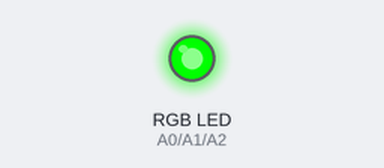
The sketch below on a simulated Arduino Uno, built with avr-gcc and run on an emulated ATmega328P. Parts: an RGB LED mixed from three pins (HIGH = lit). What the sketch prints to the serial monitor is not drawn.

Above: at 0.1 s.
Timing chart, 0 to 1.6 s (numbered marks = the images above):
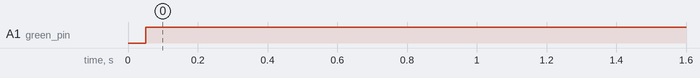

Measured:
- by itself, A1 (green_pin): LOW → HIGH at 0.05 s

The sketch:

testLed.ino
```cpp
#define red_pin A0
#define green_pin A1
#define blue_pin A2
/*
int red_value = 0;
int green_value = 0;
int blue_value = 0;
*/
void setup() {
  Serial.begin(9600);

  pinMode(red_pin, OUTPUT);
  pinMode(green_pin, OUTPUT);
  pinMode(blue_pin, OUTPUT);
}

void loop() {
  int red_value = 0;
  int green_value = 255;
  int blue_value = 0;
  RGB_color(red_value, green_value, blue_value);
  /*
  for (blue_value = 0; blue_value < 255; blue_value++) {
    RGB_color(red_value, green_value, blue_value);
  }
  for (red_value = 255; red_value > 0; red_value--) {
    RGB_color(red_value, green_value, blue_value);
  }
  for (green_value = 0; green_value < 255; green_value++) {
    RGB_color(red_value, green_value, blue_value);
  }
  for (blue_value = 255; blue_value > 0; blue_value--) {
    RGB_color(red_value, green_value, blue_value);
  }
  for (red_value = 0; red_value < 255; red_value++) {
    RGB_color(red_value, green_value, blue_value);
  }
  for (green_value = 255; green_value > 0; green_value--) {
    RGB_color(red_value, green_value, blue_value);
  }*/
/*
  int red_value = 0;
  int green_value = 0;
  int blue_value = 0;

  for (red_value = 0; red_value < 255; red_value++) {
    RGB_color(red_value, green_value, blue_value);
  }
  for (green_value = 0; green_value < 255; green_value++) {
    RGB_color(red_value, green_value, blue_value);
  }
  for (blue_value = 0; blue_value < 255; blue_value++) {
    RGB_color(red_value, green_value, blue_value);
  }
*/
/*
  for (red_value = 0; red_value <= 255; red_value++) {
    for (int green_value = 0; green_value <= 255; green_value++) {
      for (int blue_value = 0; blue_value <= 255; blue_value++) {
        RGB_color(red_value, green_value, blue_value);
      }
    }
  }
*/
/*
  for (int rgb = 0; rgb <= 16777216; rgb++) {
    red_value = (rgb >> 16) & 0xFF;
    green_value = (rgb >> 8) & 0xFF;
    blue_value = (rgb) & 0xFF;

    RGB_color(red_value, green_value, blue_value);
  }
*/
}

void RGB_color(int red_value, int green_value, int blue_value) {
  Serial.println(String(red_value)+"|"+String(green_value)+"|"+String(blue_value));
  delay(50);
  analogWrite(red_pin, red_value);
  analogWrite(green_pin, green_value);
  analogWrite(blue_pin, blue_value);
}
```
